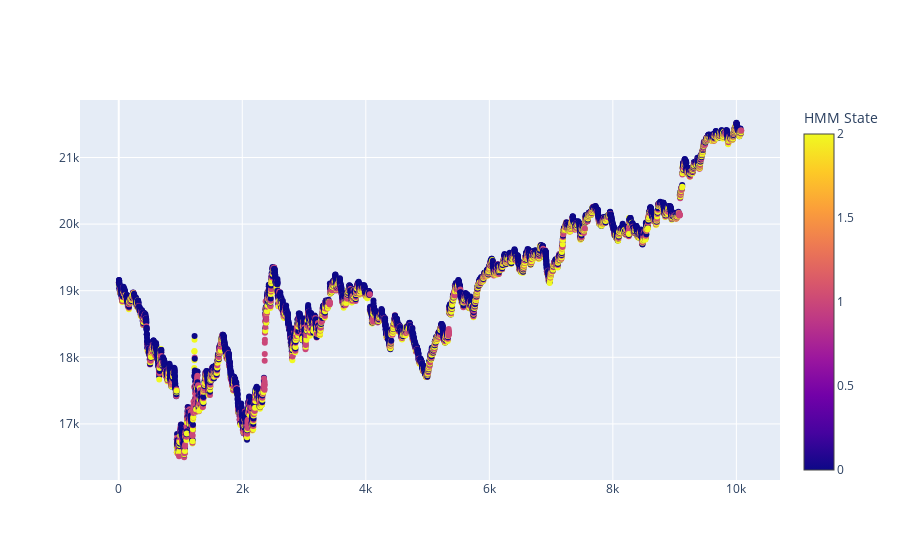

The notebook cell this image was saved under:
### Code cell
import os
import sys
import numpy as np
import pandas as pd
import plotly.graph_objects as go
from hmmlearn import hmm
from sklearn.preprocessing import StandardScaler

pd.set_option('display.max_rows', None)

# Load data
raw_bar = pd.read_parquet(os.path.join(os.getcwd(), 'history.parquet'))
vrun_bar = pd.read_parquet(os.path.join(os.getcwd(), 'volume_run_bar.parquet'))

# Prepare features
df = vrun_bar[-(60*24*7):].copy()
periods = [1, 2, 4, 6, 8, 10]
for period in periods:
    df[f'pct_fwd_{period}'] = np.log1p(df["close"].pct_change(periods=-period).fillna(0))
    df[f'pct_bak_{period}'] = np.log1p(df["close"].pct_change(periods=period).fillna(0))

for i, period in enumerate(periods):
    df[f'pct_cum_fwd_{period}'] = sum(df[f'pct_fwd_{p}'] for p in periods[:(i+1)])
    df[f'pct_cum_bak_{period}'] = sum(df[f'pct_bak_{p}'] for p in periods[:(i+1)])
    df[f'f_p_{period}'] = df[f'pct_cum_fwd_{period}'].apply(lambda x: x if x > 0 else 0)
    df[f'f_n_{period}'] = df[f'pct_cum_fwd_{period}'].apply(lambda x: x if x <= 0 else 0)
X = df[[f'f_p_{p}' for p in periods]+[f'f_n_{p}' for p in periods]]

# Normalize
scaler = StandardScaler()
X_scaled = scaler.fit_transform(X)

# Higher-order HMM parameters
order = 2  # Set the desired order here
n_states = 3  # Original number of states
new_n_components = n_states ** order  # Expanded state space

# Create constrained transition matrix
transmat = np.zeros((new_n_components, new_n_components))
for i in range(new_n_components):
    prev_state = i // n_states
    current_state = i % n_states
    next_indices = [current_state * n_states + next_state for next_state in range(n_states)]
    transmat[i, next_indices] = 1.0 / len(next_indices)

# Initialize model with custom transitions
model = hmm.GaussianHMM(
    n_components=new_n_components,
    covariance_type="full",
    n_iter=30,
    verbose=True,
    random_state=0,
    init_params='se'  # Initialize startprob and emissions only
)
model.transmat_ = transmat  # Set our custom transition matrix

# Fit model
model.fit(X_scaled)

# Predict and decode states
hidden_states = model.predict(X_scaled)
current_states = hidden_states % n_states  # Extract current state from expanded state
df["hmm_state"] = current_states

# Visualization
fig = go.Figure()
fig.add_trace(go.Scatter(
    y=df['close'],
    mode='markers',
    marker=dict(
        color=df['hmm_state'],
        colorscale='Plasma',
        showscale=True,
        colorbar=dict(title="HMM State"),
        size=6
    ),
    name="Close",
))
fig.show()

### Figure 1 — Plotly figure (JSON) as saved in the notebook; plotly's stock layout.template omitted (floating-point values rounded to 4 significant figures; data arrays with more than 128 entries replaced by an {"elided": "..."} marker saying what was removed)
{"data": [{"marker": {"color": {"elided": "10080 int values"}, "colorbar": {"title": {"text": "HMM State"}}, "colorscale": [[0, "#0d0887"], [0.1111, "#46039f"], [0.2222, "#7201a8"], [0.3333, "#9c179e"], [0.4444, "#bd3786"], [0.5556, "#d8576b"], [0.6667, "#ed7953"], [0.7778, "#fb9f3a"], [0.8889, "#fdca26"], [1, "#f0f921"]], "showscale": true, "size": 6}, "mode": "markers", "name": "Close", "type": "scatter", "y": {"elided": "10080 float values"}}], "layout": {}}
